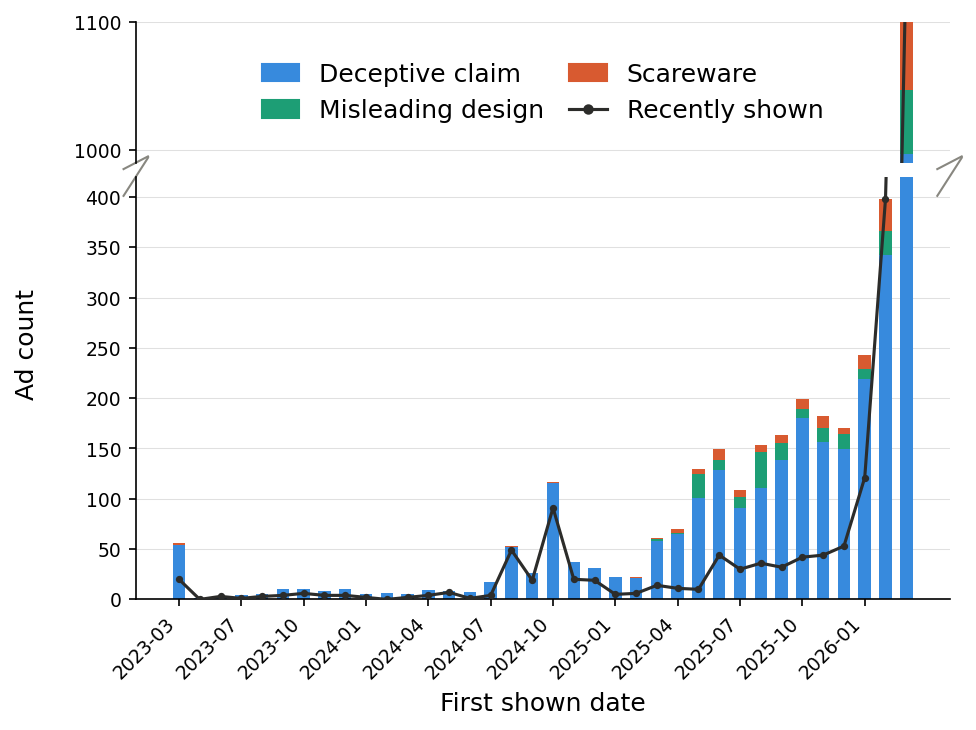

This chart was generated by the following Python code:
import matplotlib.pyplot as plt
import matplotlib.patches as mpatches
import numpy as np

months = [
    '2023-03','2023-04','2023-05','2023-07','2023-08','2023-09','2023-10',
    '2023-11','2023-12','2024-01','2024-02','2024-03','2024-04','2024-05',
    '2024-06','2024-07','2024-08','2024-09','2024-10','2024-11','2024-12',
    '2025-01','2025-02','2025-03','2025-04','2025-05','2025-06','2025-07',
    '2025-08','2025-09','2025-10','2025-11','2025-12','2026-01','2026-02',
    '2026-03',
]

all_mis = np.array([54,1,3,4,5,10,10,8,10,5,6,5,9,8,7,17,52,26,116,37,31,22,21,58,65,101,129,91,111,139,180,156,149,219,342,997])
all_ad  = np.array([0,0,0,0,0,0,0,0,0,0,0,0,0,0,0,0,0,0,0,0,0,0,0,2,1,24,10,11,36,16,9,14,15,10,24,50])
all_sc  = np.array([2,0,0,0,0,0,0,0,0,0,0,0,0,0,0,0,1,0,1,0,0,0,1,1,4,5,10,7,6,8,10,12,6,14,32,104])

act_mis = np.array([19,0,3,1,3,4,6,4,4,2,0,2,4,7,1,4,48,19,91,20,19,5,6,14,11,7,41,27,20,22,35,30,40,106,342,997])
act_ad  = np.array([0,0,0,0,0,0,0,0,0,0,0,0,0,0,0,0,0,0,0,0,0,0,0,0,0,3,1,2,16,9,2,8,9,6,24,50])
act_sc  = np.array([1,0,0,0,0,0,0,0,0,0,0,0,0,0,0,0,1,0,0,0,0,0,0,0,0,0,2,1,0,1,5,6,4,9,32,104])

act_total = act_mis + act_ad + act_sc

x = np.arange(len(months))
w = 0.6

MIS_FULL  = '#378ADD'
AD_FULL   = '#1D9E75'
SC_FULL   = '#D85A30'

fig, (ax_top, ax_bot) = plt.subplots(2, 1, sharex=True, figsize=(7, 5),
                                      gridspec_kw={'height_ratios': [1, 3], 'hspace': 0.05})

for ax in (ax_top, ax_bot):
    ax.bar(x, all_mis,           width=w, color=MIS_FULL, label='_nolegend_')
    ax.bar(x, all_ad,            width=w, color=AD_FULL,  bottom=all_mis, label='_nolegend_')
    ax.bar(x, all_sc,            width=w, color=SC_FULL,  bottom=all_mis+all_ad, label='_nolegend_')
    ax.plot(x, act_total, color='#2C2C2A', linewidth=1.5, marker='o', markersize=2.5, zorder=5, label='_nolegend_')
    ax.grid(axis='y', color='#e0e0e0', linewidth=0.5, zorder=0)
    ax.set_axisbelow(True)
    ax.spines['right'].set_visible(False)

ax_top.set_ylim(990, 1100)
ax_top.set_yticks([1000, 1100])
ax_top.spines['bottom'].set_visible(False)
ax_top.spines['top'].set_visible(False)
ax_top.tick_params(axis='x', which='both', bottom=False)
ax_top.tick_params(axis='y', labelsize=9)

ax_bot.set_ylim(0, 420)
ax_bot.spines['top'].set_visible(False)
ax_bot.tick_params(axis='both', labelsize=9)
ax_bot.set_xticks(x[::3])
ax_bot.set_xticklabels([months[i] for i in range(0, len(months), 3)], rotation=45, ha='right', fontsize=9)
ax_bot.set_xlabel('First shown date', fontsize=12)

fig.text(0.01, 0.45, 'Ad count', va='center', rotation='vertical', fontsize=12)

d = 0.015
kwargs = dict(transform=ax_top.transAxes, color='#888780', clip_on=False, linewidth=1)
ax_top.plot((-d, +d), (-d*3, +d*3), **kwargs)
ax_top.plot((1-d, 1+d), (-d*3, +d*3), **kwargs)
kwargs.update(transform=ax_bot.transAxes)
ax_bot.plot((-d, +d), (1-d*3, 1+d*3), **kwargs)
ax_bot.plot((1-d, 1+d), (1-d*3, 1+d*3), **kwargs)

legend_handles = [
    mpatches.Patch(color=MIS_FULL, label='Deceptive claim'),
    mpatches.Patch(color=AD_FULL, label='Misleading design'),
    mpatches.Patch(color=SC_FULL, label='Scareware'),
    plt.Line2D([0], [0], color='#2C2C2A', linewidth=1.5, marker='o', markersize=4, label='Recently shown'),
]
ax_top.legend(handles=legend_handles, fontsize=12, ncol=2, loc='center',
              bbox_to_anchor=(0.5, 0.5), frameon=False, columnspacing=1, handlelength=1.5)

plt.savefig('./result_adlens/bar_plot.png', dpi=150, bbox_inches='tight')
print("Saved to result_adlens/bar_plot.png")
